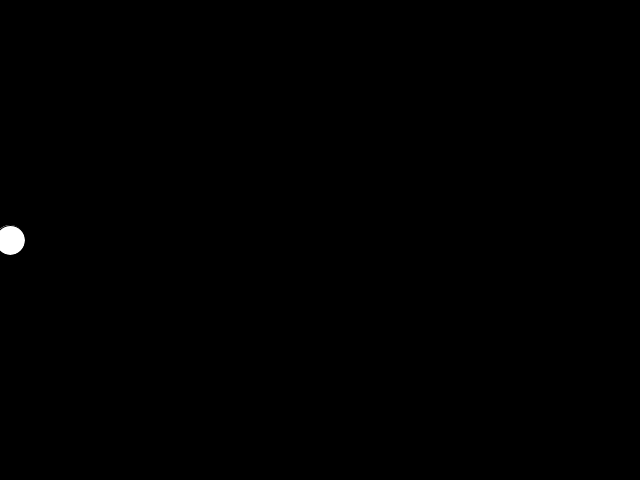
Frame 1 (no input)
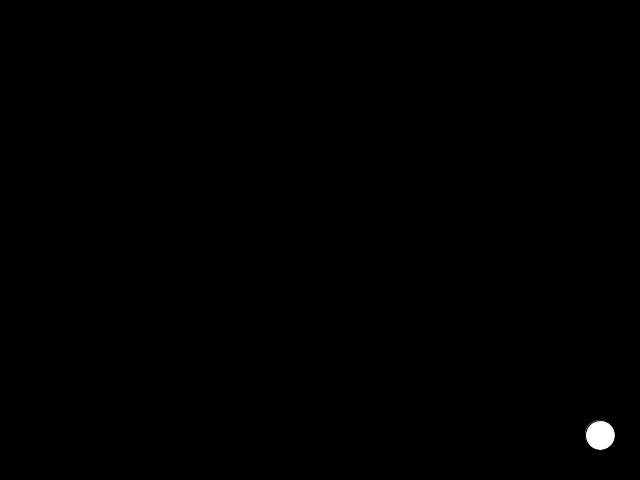
Frame 60 (the mouse pressed at the canvas centre just before this capture)
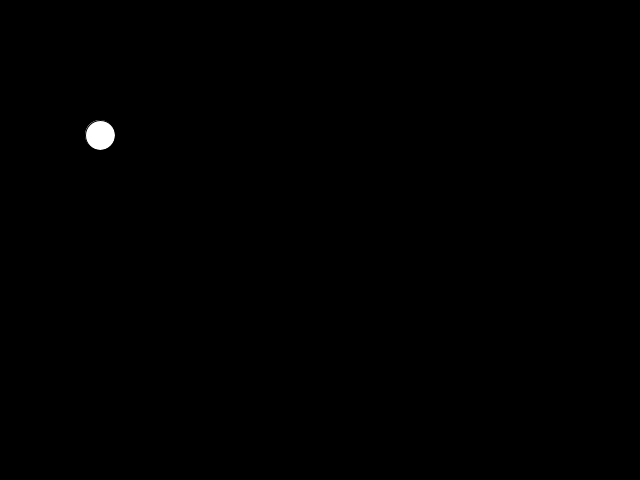
Frame 120 (the mouse held since frame 60 and released just before this capture)

The Processing sketch that drew these frames (run headless with seeded random() and noise(); from frame 60 on, the mouse is pressed at the canvas centre):

// Processing sketch: sketch_08_bouncing_ball
// ── sketch_08_bouncing_ball.pde
int x = 10;
int y = 240;
int speedX = 10;
int speedY = 5;
void setup() {
  //code run only once 
  size(640, 480);
}


void draw() {
  //code will repeat/loop forever
  //background(random(255), random(255), random(255));
  background(0);
  fill(255);
  ellipse(x, y, 30, 30);
  
  // animating the ball
  x = x + speedX;
  if (x > width) {//when it gets right boundry, change direction
    speedX = -10;
    //speedX = speedX * -1;
  }
  if (x < 0) {//when it gets left boundry, change directions
    speedX = 10;
    //speedX = speedX * -1;
  }
  
    y = y + speedY;
  if (y > height) {//when it gets right boundry, change direction
    speedY = -5;
    //speedY = speedY * -1;
  }
  if (y < 0) {//when it gets left boundry, change directions
    speedY = 5;
    //speedY = speedY * -1;
  }
  
}
